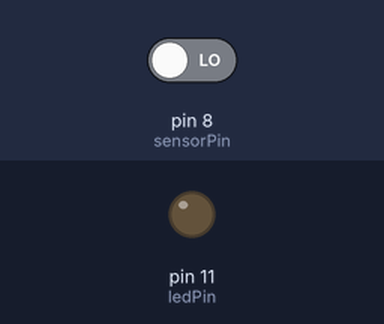
Recording of a sketch running on a simulated Arduino Uno, built with avr-gcc and run on an emulated ATmega328P. Parts: output pins drawn as LEDs (lit = HIGH). Inputs (shaded band) come from the test bench; at power-on: pin 8 (sensorPin) LOW.

Above: at 1.8 s.
1.9 s: pin 8 (sensorPin) driven HIGH
At 3.0 s:
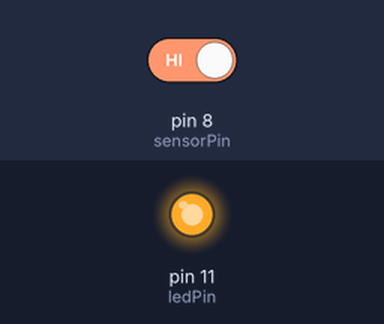
3.5 s: pin 8 (sensorPin) driven LOW
At 4.1 s:
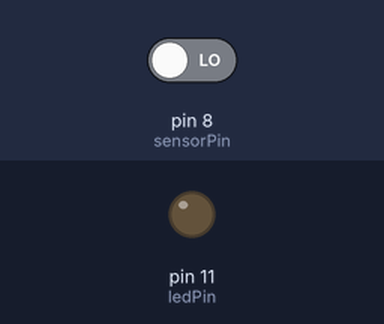
Timing chart, 0 to 6.5 s (numbered marks = the images above; inputs shaded):
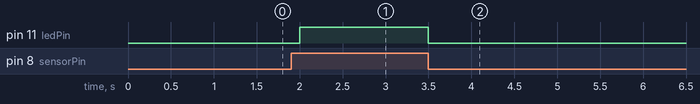

The sketch:

sketch_apr18c.ino
```cpp
int ledPin = 11;
int sensorPin = 8;
void setup ()
{
pinMode(ledPin, OUTPUT) ;
pinMode(sensorPin, INPUT); //센서의 값 0(수평) or 1(기울어짐)
}
void loop()
{
int val = 0;
val = digitalRead(sensorPin);
if (val == HIGH) //센서의 값이 1이면(기울어지면) LED를 켠다
{
digitalWrite (ledPin, HIGH);
}
else
{
digitalWrite (ledPin, LOW);
}
delay(500);
}
```

Measured:
- after the input at 1.9 s, pin 11 (ledPin): LOW → HIGH after 0.10 s
- after the input at 3.5 s, pin 11 (ledPin): HIGH → LOW at once
